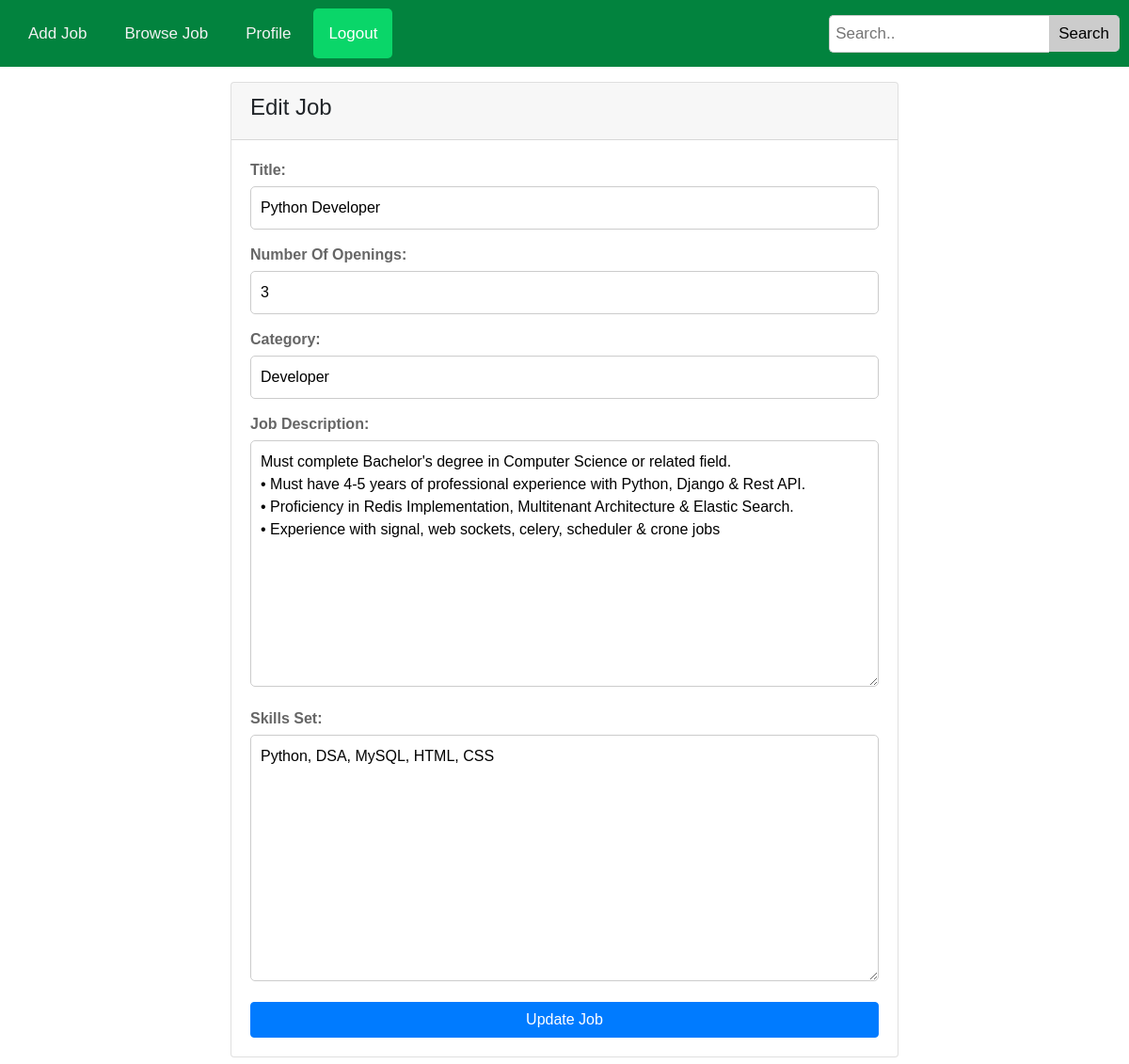
Page /editjob/1 (signed in) on the earlier database version.
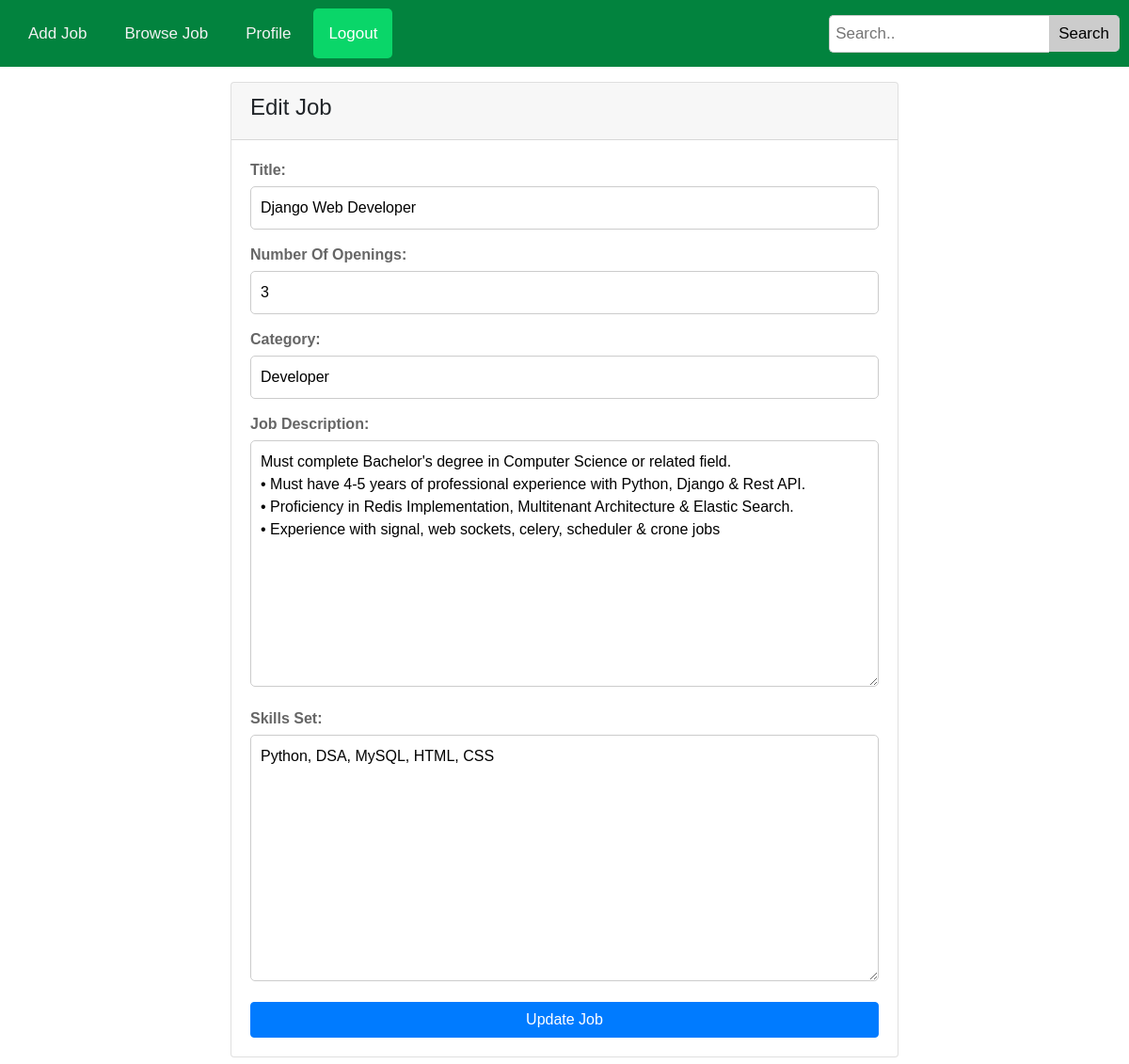
Same page on the later database version.
### JobPortalApp/models.py (models this page shows, shortened)
class JobModel(models.Model):
    Title = models.CharField(max_length=100,null=True)
    Number_Of_Openings = models.CharField(max_length=50,null=True)
    Category = models.CharField(max_length=50,null=True)
    Job_Description = models.TextField(null=True)
    Skills_Set = models.TextField(null=True)
    Created_By = models.ForeignKey(JobPortalUser,on_delete=models.CASCADE,null=True)

### JobPortalApp/views.py (the view)
# urls.py: path('editjob/<str:myid>',editjob,name="editjob"),
@login_required
def editjob(request, myid):
    jobdata = get_object_or_404(JobModel, id=myid)
    if request.method == 'POST':
        jobform = JobForm(request.POST, request.FILES,instance=jobdata)
        if jobform.is_valid():
            jobdata = jobform.save(commit=False)
            jobdata.CreatedBy = request.user
            jobdata.save()
            return redirect('browsejob')
    else:
        jobform = JobForm(instance=jobdata)
    context = {
        'jobform':jobform
    }
    return render(request, 'editjob.html',context)

### JobPortalApp/forms.py
class JobForm(forms.ModelForm):
    class Meta:
        model = JobModel
        fields = "__all__"
        exclude = ['Created_By']

### JobPortalApp/templates/editjob.html (shortened to what this page needs)
{% extends 'master.html' %}
{% block content %}
<div class="container">
    <div class="col-lg-8 mt-3 mb-3">
        <div class="card">
            <div class="card-header">
                <h4>Edit Job</h4>
            </div>
            <div class="card-body">
                <form action="" method="POST" enctype="multipart/form-data">
                    {{jobform}}
                    <button type="submit" class="btn btn-primary btn-block">Update Job</button>
                </form>
            </div>
        </div>
    </div>
</div>
{% endblock content %}

Differences in the rows shown:
changed JobModel "Developer": Title "Python Developer" → "Django Web Developer"
